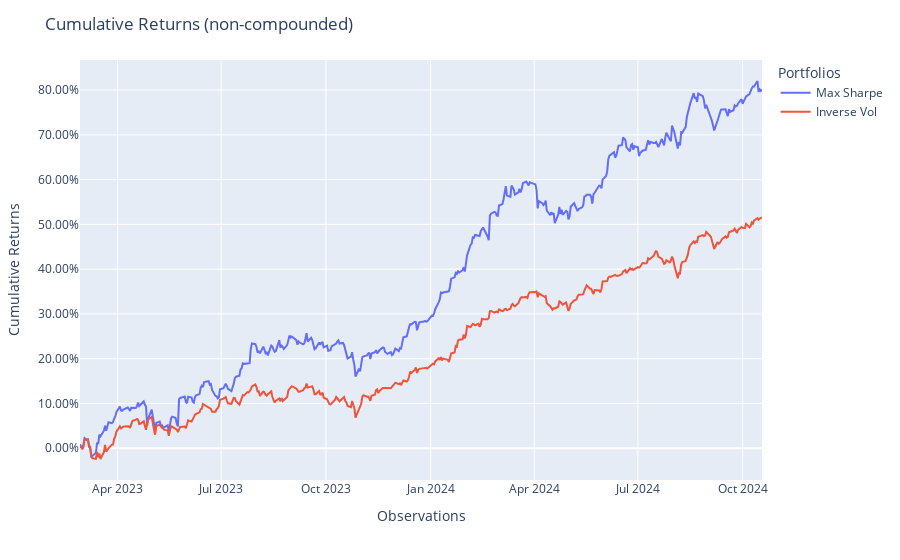

The notebook cell saved with this chart:
### Code cell
fig.show()

### Figure 1 — Plotly figure (JSON) as saved in the notebook; plotly's stock layout.template omitted (floating-point values rounded to 4 significant figures; data arrays with more than 128 entries replaced by an {"elided": "..."} marker saying what was removed)
{"data": [{"hovertemplate": "variable=Max Sharpe<br>index=%{x}<br>value=%{y}<extra></extra>", "legendgroup": "Max Sharpe", "line": {"color": "#636efa", "dash": "solid"}, "marker": {"symbol": "circle"}, "mode": "lines", "name": "Max Sharpe", "orientation": "v", "showlegend": true, "type": "scatter", "x": {"elided": "415 str values"}, "xaxis": "x", "y": {"elided": "415 float values"}, "yaxis": "y"}, {"hovertemplate": "variable=Inverse Vol<br>index=%{x}<br>value=%{y}<extra></extra>", "legendgroup": "Inverse Vol", "line": {"color": "#EF553B", "dash": "solid"}, "marker": {"symbol": "circle"}, "mode": "lines", "name": "Inverse Vol", "orientation": "v", "showlegend": true, "type": "scatter", "x": {"elided": "415 str values"}, "xaxis": "x", "y": {"elided": "415 float values"}, "yaxis": "y"}], "layout": {"legend": {"title": {"text": "Portfolios"}, "tracegroupgap": 0}, "margin": {"t": 60}, "title": {"text": "Cumulative Returns (non-compounded)"}, "xaxis": {"anchor": "y", "domain": [0, 1], "title": {"text": "Observations"}}, "yaxis": {"anchor": "x", "domain": [0, 1], "tickformat": ".2%", "title": {"text": "Cumulative Returns"}}}}
